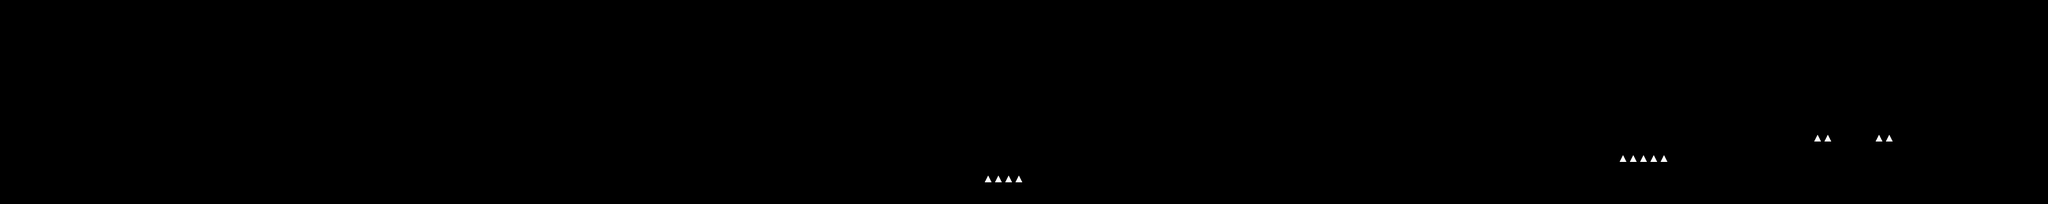

This game map was drawn from its Tiled (.tmx) file and the tilesets committed beside it. A one-line description and the trimmed map source follow:
An orthogonal 200x20 tile map with 16x16 px tiles, 2 tile layers (tileLayer, hazardLayer) and 307 objects (140x color, 70x coin, 13x flyer, 12x plant2, 9x walker, ...).

<map version="1.0" orientation="orthogonal" renderorder="right-down" width="200" height="20" tilewidth="16" tileheight="16" nextobjectid="417">
    <tileset firstgid="1" name="worlds" tilewidth="16" tileheight="16" spacing="4" margin="2" tilecount="9" columns="9">
        <image source="tiles.png" width="180" height="20" />
    </tileset>
    <layer name="tileLayer" width="200" height="20">
        <data>[4000 cells, 896 non-empty, 8 distinct tile ids]</data>
    </layer>
    <objectgroup name="gameObjects">
        <object id="1" name="player" x="32" y="256" width="16" height="32" />
        <object id="2" name="walker" x="464" y="240" width="16" height="32" />
        <object id="3" name="staticshooter" x="752" y="256" width="16" height="32" />
        <object id="4" name="walker" x="400" y="240" width="16" height="32" />
        <object id="5" name="staticshooter" x="848" y="240" width="16" height="32" />
        <object id="6" name="walker" x="1344" y="256" width="16" height="32" />
        <object id="8" name="jumper" x="1584" y="256" width="16" height="32" />
        <object id="7" name="jumper" x="1872" y="240" width="16" height="32" />
        <object id="9" name="walker" x="2064" y="208" width="16" height="32" />
        <object id="10" name="staticshooter" x="2656" y="176" width="16" height="32" />
        <object id="11" name="jumper" x="3136" y="160" width="16" height="32" />
        <object id="12" name="flyer" x="208" y="160" width="16" height="32" />
        <object id="13" name="flyer" x="1472" y="160" width="16" height="32" />
        <object id="14" name="flyer" x="1696" y="192" width="16" height="32" />
        <object id="15" name="staticshooter" x="1904" y="240" width="16" height="32" />
        <object id="16" name="staticshooter" x="2288" y="208" width="16" height="32" />
        <object id="17" name="staticshooter" x="2352" y="192" width="16" height="32" />
        <object id="19" name="coin" x="144" y="256" width="16" height="16" />
        <object id="21" name="powerup" x="1871" y="15" width="16" height="16" />
        <object id="22" name="powerup" x="1888" y="15" width="16" height="16" />
        <object id="24" name="exit" x="3168" y="112" width="32" height="48" />
        <object id="50" name="flyer" x="2736" y="176" width="16" height="32" />
        <object id="51" name="jumper" x="2432" y="192" width="16" height="32" />
        <object id="52" name="spike" x="704" y="96" width="16" height="16" />
        <object id="53" name="spike" x="1280" y="96" width="16" height="16" />
        <object id="54" name="spike" x="1824" y="192" width="16" height="16" />
        <object id="55" name="spike" x="2320" y="96" width="16" height="16" />
        <object id="56" name="spike" x="3088" y="96" width="16" height="16" />
        <object id="58" name="coin" x="1392" y="128" width="16" height="16" />
        <object id="59" name="coin" x="1376" y="128" width="16" height="16" />
        <object id="64" name="coin" x="2032" y="208" width="16" height="16" />
        <object id="257" name="walker" x="1152" y="192" width="16" height="32" />
        <object id="258" name="walker" x="1072" y="192" width="16" height="32" />
        <object id="259" name="walker" x="2240" y="224" width="16" height="32" />
        <object id="260" name="coin" x="128" y="256" width="16" height="16" />
        <object id="261" name="coin" x="256" y="96" width="16" height="16" />
        <object id="262" name="coin" x="272" y="96" width="16" height="16" />
        <object id="263" name="coin" x="512" y="192" width="16" height="16" />
        <object id="264" name="coin" x="496" y="192" width="16" height="16" />
        <object id="265" name="coin" x="640" y="256" width="16" height="16" />
        <object id="266" name="coin" x="656" y="256" width="16" height="16" />
        <object id="267" name="coin" x="1024" y="192" width="16" height="16" />
        <object id="268" name="coin" x="1040" y="192" width="16" height="16" />
        <object id="269" name="coin" x="1056" y="192" width="16" height="16" />
        <object id="270" name="coin" x="1072" y="192" width="16" height="16" />
        <object id="271" name="coin" x="1088" y="192" width="16" height="16" />
        <object id="272" name="coin" x="1104" y="192" width="16" height="16" />
        <object id="273" name="coin" x="1120" y="192" width="16" height="16" />
        <object id="274" name="coin" x="1136" y="192" width="16" height="16" />
        <object id="275" name="coin" x="1008" y="192" width="16" height="16" />
        <object id="276" name="coin" x="1376" y="224" width="16" height="16" />
        <object id="277" name="coin" x="1408" y="192" width="16" height="16" />
        <object id="278" name="coin" x="1792" y="240" width="16" height="16" />
        <object id="279" name="coin" x="1808" y="240" width="16" height="16" />
        <object id="280" name="coin" x="1824" y="240" width="16" height="16" />
        <object id="281" name="coin" x="2080" y="208" width="16" height="16" />
        <object id="282" name="coin" x="2096" y="208" width="16" height="16" />
        <object id="283" name="coin" x="2112" y="208" width="16" height="16" />
        <object id="284" name="coin" x="2064" y="208" width="16" height="16" />
        <object id="285" name="coin" x="2048" y="208" width="16" height="16" />
        <object id="286" name="coin" x="2448" y="192" width="16" height="16" />
        <object id="287" name="coin" x="2544" y="160" width="16" height="16" />
        <object id="288" name="coin" x="2528" y="176" width="16" height="16" />
        <object id="289" name="coin" x="2560" y="144" width="16" height="16" />
        <object id="290" name="coin" x="2768" y="160" width="16" height="16" />
        <object id="291" name="coin" x="2784" y="160" width="16" height="16" />
        <object id="292" name="coin" x="2800" y="160" width="16" height="16" />
        <object id="293" name="coin" x="2816" y="160" width="16" height="16" />
        <object id="294" name="coin" x="2864" y="160" width="16" height="16" />
        <object id="299" name="coin" x="2896" y="160" width="16" height="16" />
        <object id="300" name="coin" x="2880" y="160" width="16" height="16" />
        <object id="301" name="coin" x="2960" y="160" width="16" height="16" />
        <object id="302" name="coin" x="2976" y="160" width="16" height="16" />
        <object id="303" name="coin" x="2992" y="160" width="16" height="16" />
        <object id="304" name="coin" x="3008" y="160" width="16" height="16" />
        <object id="305" name="coin" x="2912" y="160" width="16" height="16" />
        <object id="306" name="coin" x="3040" y="224" width="16" height="16" />
        <object id="308" name="coin" x="3120" y="208" width="16" height="16" />
        <object id="309" name="coin" x="3120" y="192" width="16" height="16" />
        <object id="310" name="coin" x="3104" y="208" width="16" height="16" />
        <object id="311" name="coin" x="3152" y="176" width="16" height="16" />
        <object id="312" name="coin" x="3152" y="160" width="16" height="16" />
        <object id="313" name="coin" x="3136" y="176" width="16" height="16" />
        <object id="314" name="walker" x="3056" y="224" width="16" height="32" />
        <object id="315" name="flyer" x="688" y="256" width="16" height="32" />
        <object id="317" name="flyer" x="640" y="224" width="16" height="32" />
        <object id="318" name="flyer" x="336" y="160" width="16" height="32" />
        <object id="319" name="flyer" x="880" y="176" width="16" height="32" />
        </objectgroup>
    <layer name="hazardLayer" width="200" height="20">
        <data>[4000 cells, 14 non-empty, 2 distinct tile ids]</data>
    </layer>
    <objectgroup name="colors">
        <!-- 179 objects omitted --></objectgroup>
    <objectgroup name="background">
        <!-- 10 objects omitted --></objectgroup>
</map>
<!-- 219 of 307 objects omitted -->
